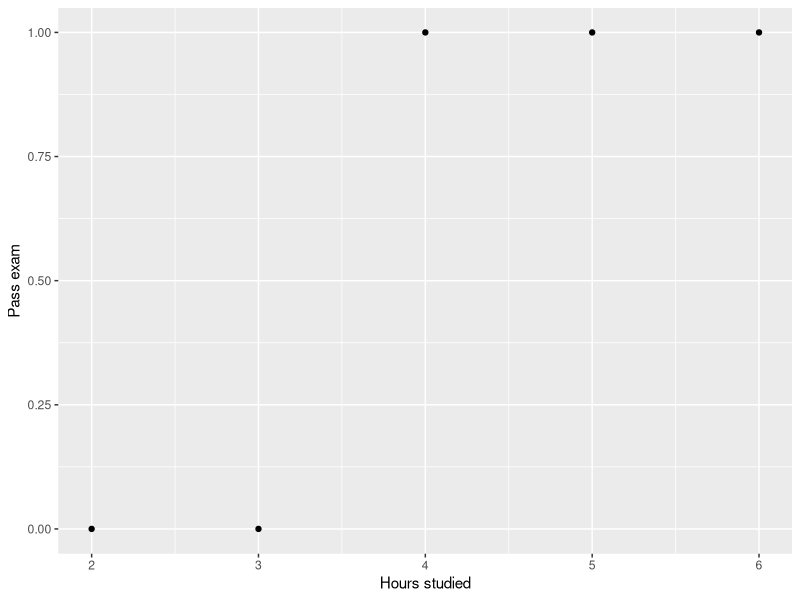
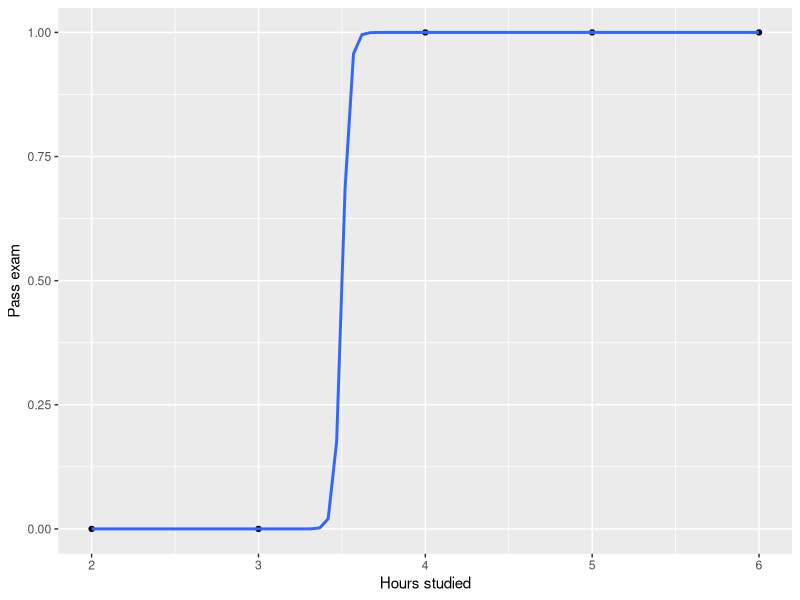
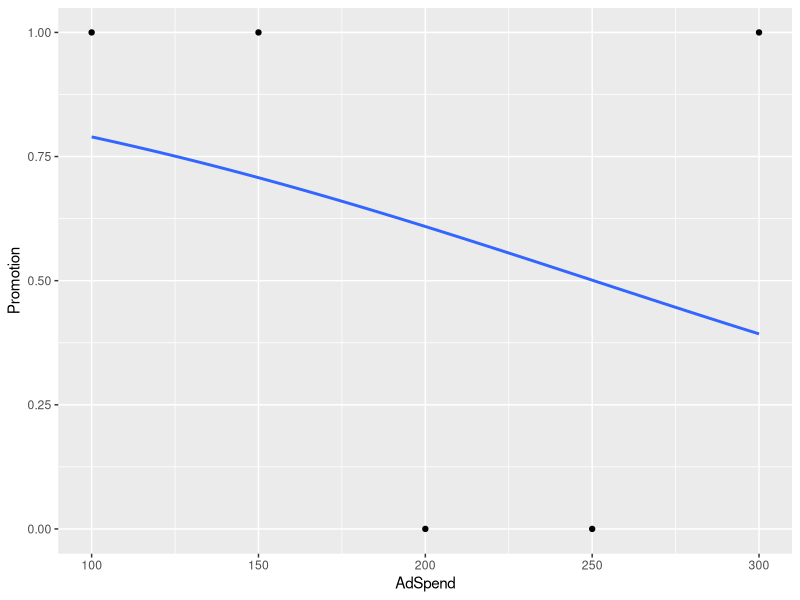
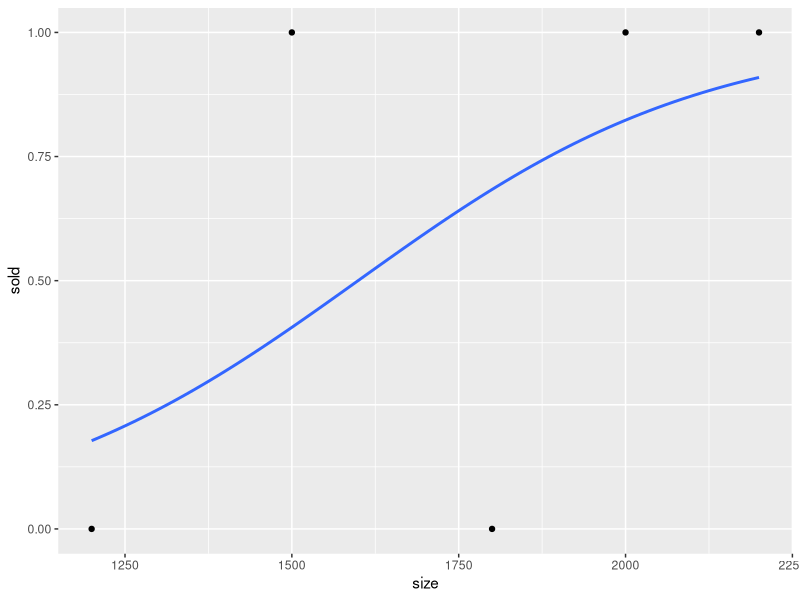

Here is the R script that generated these plots, in order:
scorecard <- data.frame(
    hours_studied = c(2, 3, 4, 5, 6),
    pass_exam = c(0, 0, 1, 1, 1)
)
scorecard
log_reg <- glm(pass_exam ~ hours_studied, data = scorecard, family = binomial(link = "logit"))
summary(log_reg)
library(ggplot2)
ggplot(scorecard, aes(x = hours_studied, y = pass_exam)) +
    geom_point() +
    labs(x = "Hours studied", y = "Pass exam")
ggplot(scorecard, aes(x = hours_studied, y = pass_exam)) +
    geom_point() +
    labs(x = "Hours studied", y = "Pass exam") +
    stat_smooth(method = "glm", method.args = list(family = "binomial"), se = FALSE)

sales <- data.frame(Sales=c(1000, 1200, 1300, 1500, 1800),
                    AdSpend=c(100, 150, 200, 250, 300),
                    Promotion=c(1, 1, 0, 0, 1),
                    Discount=c(0.1, 0.2, 0.05, 0.1, 0.15),
                    Revenue=c(800, 900, 1100, 1200, 1400))
model <- glm(Promotion ~ AdSpend + Discount + Revenue, data=sales, family=binomial)
library(ggplot2)
ggplot(sales, aes(x=AdSpend, y=Promotion)) +
    geom_point() +
    stat_smooth(method="glm", method.args=list(family="binomial"), se=FALSE)

df <- data.frame(size=c(1200, 1500, 1800, 2000, 2200), 
                 bedrooms=c(2, 3, 3, 4, 4), 
                 location=c("City", "Suburb", "City", "Suburb", "City"), 
                 age=c(10, 5, 15, 20, 25),
                 pool=c(0, 1, 0, 1, 0),
                 sold=c(0, 1, 0, 1, 1))
model <- glm(sold ~ size + bedrooms + location + age + pool, data=df, family=binomial)
summary(model)
library(ggplot2)
ggplot(df, aes(x=size, y=sold)) +
    geom_point() +
    geom_smooth(method="glm", method.args=list(family="binomial"), se=FALSE)

